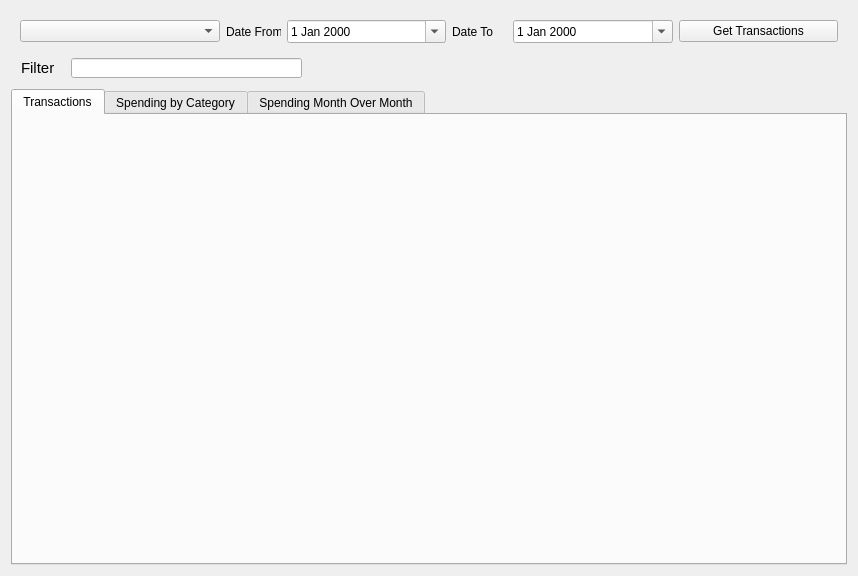
<?xml version="1.0" encoding="UTF-8"?>
<ui version="4.0">
 <class>Form</class>
 <widget class="QWidget" name="Form">
  <property name="geometry">
   <rect>
    <x>0</x>
    <y>0</y>
    <width>858</width>
    <height>576</height>
   </rect>
  </property>
  <property name="windowTitle">
   <string>FullAccount</string>
  </property>
  <layout class="QVBoxLayout" name="verticalLayout">
   <item>
    <widget class="QWidget" name="widget" native="true">
     <property name="minimumSize">
      <size>
       <width>0</width>
       <height>25</height>
      </size>
     </property>
     <layout class="QHBoxLayout" name="horizontalLayout">
      <item>
       <widget class="QComboBox" name="accountsFilter">
        <property name="minimumSize">
         <size>
          <width>200</width>
          <height>0</height>
         </size>
        </property>
        <property name="maximumSize">
         <size>
          <width>200</width>
          <height>16777215</height>
         </size>
        </property>
       </widget>
      </item>
      <item>
       <widget class="QLabel" name="label_2">
        <property name="minimumSize">
         <size>
          <width>55</width>
          <height>0</height>
         </size>
        </property>
        <property name="maximumSize">
         <size>
          <width>55</width>
          <height>16777215</height>
         </size>
        </property>
        <property name="text">
         <string>Date From</string>
        </property>
       </widget>
      </item>
      <item>
       <widget class="QDateEdit" name="dateFromFilter">
        <property name="calendarPopup">
         <bool>true</bool>
        </property>
       </widget>
      </item>
      <item>
       <widget class="QLabel" name="label_3">
        <property name="minimumSize">
         <size>
          <width>55</width>
          <height>0</height>
         </size>
        </property>
        <property name="maximumSize">
         <size>
          <width>40</width>
          <height>16777215</height>
         </size>
        </property>
        <property name="text">
         <string>Date To</string>
        </property>
       </widget>
      </item>
      <item>
       <widget class="QDateEdit" name="dateToFilter">
        <property name="calendarPopup">
         <bool>true</bool>
        </property>
       </widget>
      </item>
      <item>
       <widget class="QPushButton" name="getTransactionsBtn">
        <property name="text">
         <string>Get Transactions</string>
        </property>
       </widget>
      </item>
     </layout>
    </widget>
   </item>
   <item>
    <widget class="QWidget" name="widget_2" native="true">
     <property name="minimumSize">
      <size>
       <width>0</width>
       <height>25</height>
      </size>
     </property>
     <widget class="QLineEdit" name="filtertext">
      <property name="geometry">
       <rect>
        <x>60</x>
        <y>0</y>
        <width>231</width>
        <height>20</height>
       </rect>
      </property>
     </widget>
     <widget class="QLabel" name="label_4">
      <property name="geometry">
       <rect>
        <x>10</x>
        <y>3</y>
        <width>47</width>
        <height>13</height>
       </rect>
      </property>
      <property name="font">
       <font>
        <family>Arial</family>
        <pointsize>11</pointsize>
       </font>
      </property>
      <property name="text">
       <string>Filter</string>
      </property>
     </widget>
    </widget>
   </item>
   <item>
    <widget class="QTabWidget" name="tabWidget">
     <property name="sizePolicy">
      <sizepolicy hsizetype="Expanding" vsizetype="Expanding">
       <horstretch>0</horstretch>
       <verstretch>0</verstretch>
      </sizepolicy>
     </property>
     <property name="tabPosition">
      <enum>QTabWidget::North</enum>
     </property>
     <property name="currentIndex">
      <number>0</number>
     </property>
     <widget class="QWidget" name="transactionsTab">
      <attribute name="title">
       <string>Transactions</string>
      </attribute>
     </widget>
     <widget class="QWidget" name="spending_by_category">
      <attribute name="title">
       <string>Spending by Category</string>
      </attribute>
     </widget>
     <widget class="QWidget" name="spending_mom">
      <attribute name="title">
       <string>Spending Month Over Month</string>
      </attribute>
     </widget>
    </widget>
   </item>
  </layout>
 </widget>
 <resources/>
 <connections/>
</ui>
